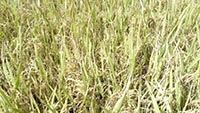
#> input picture Testing_and_trying_files/Data_set/datatrain/paddy/Paddy (108).jpg, 200 x 113 px, found by its file name; its folder holds only this picture in this run
$ python Processing.py
#> lines starting #> are read from the running program, lines starting #| are printed output that depends on the picture
import numpy as np
import matplotlib.pyplot as plt
import cv2
from tqdm import tqdm
import os
os.environ['TF_CPP_MIN_LOG_LEVEL'] = '2'

DATADIR = "D:\iit\year-2\SDGP\weed-detector\paddyWeedDetector\Data_set\datatrain" #path to the data set.
CATEGORIES = ["paddy", "weed"]

for category in CATEGORIES:
    path = os.path.join(DATADIR,category)  # create path to paddy and weed
    for img in os.listdir(path):  # iterate over each image per paddy and weed
        img_array = cv2.imread(os.path.join(path,img) ,cv2.IMREAD_GRAYSCALE)  # convert to array and gray scaling
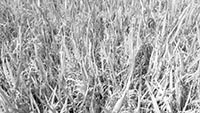
#> img_array: shape (113, 200); min 0, max 255, mean 169.6
        plt.imshow(img_array, cmap='gray')  # graph it
        plt.show()  # display
        break  # to display one picture in gray scale
    break

print(img_array)
#> (printed output is left out)

print(img_array.shape)
#| (113, 200)

IMG_SIZE = 50 #resizing images to 50 by 50

new_array = cv2.resize(img_array, (IMG_SIZE, IMG_SIZE))
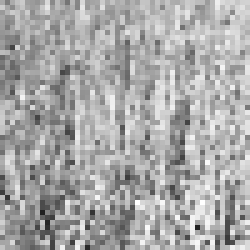
#> new_array: shape (50, 50) (shown 5 times larger); min 32, max 255, mean 168.9
plt.imshow(new_array, cmap='gray')
plt.show()

training_data = []

def create_training_data():
    for category in CATEGORIES:

        path = os.path.join(DATADIR,category)  # create path to paddy and weed
        class_num = CATEGORIES.index(category)  # get the classification  (0 or a 1). 0=paddy 1=weed

        for img in tqdm(os.listdir(path)):  # iterate over each image per dogs and cats
            try:
                img_array = cv2.imread(os.path.join(path,img) ,cv2.IMREAD_GRAYSCALE)  # convert to array
                new_array = cv2.resize(img_array, (IMG_SIZE, IMG_SIZE))  # resize to normalize data size
                training_data.append([new_array, class_num])  # add this to training_data
            except Exception as e:  # in the interest in keeping the output clean...
                pass
#> pass 2 of the loop in create_training_data, `for category in CATEGORIES:`:
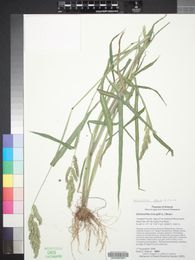
#> input picture Testing_and_trying_files/Data_set/datatrain/weed/http___hasbrouck.asu.edu_imglib_seinet_DES_DES00053_DES00053857_lg.jpg, 195 x 260 px, found by its file name
#> in create_training_data, `img_array = cv2.imread(os.path.join(path,img) ,cv2.IMREAD_GRAYSCALE)`:
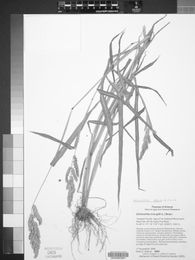
#> img_array: shape (260, 195); min 8, max 255, mean 208.7
#> in create_training_data, `new_array = cv2.resize(img_array, (IMG_SIZE, IMG_SIZE))`:
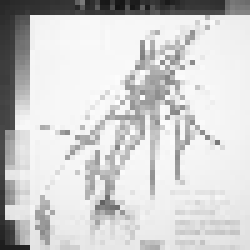
#> new_array: shape (50, 50) (shown 5 times larger); min 20, max 254, mean 207.9
            # [4 lines of commented-out code are left out]

create_training_data()

print(len(training_data))
#| 2

import random

random.shuffle(training_data) #this will suffle the data and input to the modle.

for sample in training_data[:10]: #checking if the shuffling is working
    print(sample[1])
#> this loop made 2 passes
#| 0
#| 1

#making the modle
X = []
y = []

for features,label in training_data:
    X.append(features)
    y.append(label)
#> this loop made 2 passes
#> label on passes 1 to 2: 0, 1
#> after the loop, X = 2 items; y = [0, 1]

print(X[0].reshape(-1, IMG_SIZE, IMG_SIZE, 1))
#> (printed output is left out)

X = np.array(X).reshape(-1, IMG_SIZE, IMG_SIZE, 1)

y = np.array(y)

import pickle #saving the processed data inside a picle

pickle_out = open("X.pickle","wb")
pickle.dump(X, pickle_out)
pickle_out.close()

pickle_out = open("y.pickle","wb")
pickle.dump(y, pickle_out)
pickle_out.close()

pickle_in = open("X.pickle","rb")
X = pickle.load(pickle_in)

pickle_in = open("y.pickle","rb")
y = pickle.load(pickle_in)
